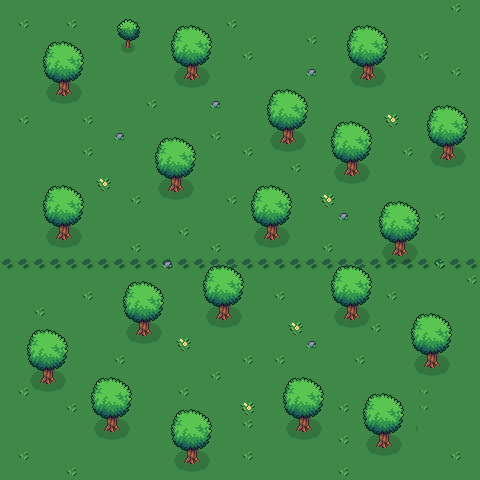

The image is a tile-based game level rendered from a .tmx file. Its description and complete source (layers, tilesets, objects, tile grids) follow:
An orthogonal 30x30 tile map with 16x16 px tiles, 2 tile layers (Tile Layer 1, Tile Layer 2), 4 tilesets.

<map version="1.10" tiledversion="1.11.2" orientation="orthogonal" renderorder="right-down" width="30" height="30" tilewidth="16" tileheight="16" infinite="0" nextlayerid="3" nextobjectid="1">
 <tileset firstgid="1" source="Cliff_Tile.tsx" />
 <tileset firstgid="19" source="Oak_Tree.tsx" />
 <tileset firstgid="39" source="Outdoor_Decor_Free.tsx" />
 <tileset firstgid="123" source="Oak_Tree_Small.tsx" />
 <layer id="1" name="Tile Layer 1" width="30" height="30">
  <data encoding="csv">
5,5,5,5,5,5,5,5,5,5,5,5,5,5,5,5,5,5,5,5,5,5,5,5,5,5,5,5,5,5,
5,5,5,5,5,5,5,5,5,5,5,5,5,5,5,5,5,5,5,5,5,5,5,5,5,5,5,5,5,5,
5,5,5,5,5,5,5,5,5,5,5,5,5,5,5,5,5,5,5,5,5,5,5,5,5,5,5,5,5,5,
5,5,5,5,5,5,5,5,5,5,5,5,5,5,5,5,5,5,5,5,5,5,5,5,5,5,5,5,5,5,
5,5,5,5,5,5,5,5,5,5,5,5,5,5,5,5,5,5,5,5,5,5,5,5,5,5,5,5,5,5,
5,5,5,5,5,5,5,5,5,5,5,5,5,5,5,5,5,5,5,5,5,5,5,5,5,5,5,5,5,5,
5,5,5,5,5,5,5,5,5,5,5,5,5,5,5,5,5,5,5,5,5,5,5,5,5,5,5,5,5,5,
5,5,5,5,5,5,5,5,5,5,5,5,5,5,5,5,5,5,5,5,5,5,5,5,5,5,5,5,5,5,
5,5,5,5,5,5,5,5,5,5,5,5,5,5,5,5,5,5,5,5,5,5,5,5,5,5,5,5,5,5,
5,5,5,5,5,5,5,5,5,5,5,5,5,5,5,5,5,5,5,5,5,5,5,5,5,5,5,5,5,5,
5,5,5,5,5,5,5,5,5,5,5,5,5,5,5,5,5,5,5,5,5,5,5,5,5,5,5,5,5,5,
5,5,5,5,5,5,5,5,5,5,5,5,5,5,5,5,5,5,5,5,5,5,5,5,5,5,5,5,5,5,
5,5,5,5,5,5,5,5,5,5,5,5,5,5,5,5,5,5,5,5,5,5,5,5,5,5,5,5,5,5,
5,5,5,5,5,5,5,5,5,5,5,5,5,5,5,5,5,5,5,5,5,5,5,5,5,5,5,5,5,5,
5,5,5,5,5,5,5,5,5,5,5,5,5,5,5,5,5,5,5,5,5,5,5,5,5,5,5,5,5,5,
5,5,5,5,5,5,5,5,5,5,5,5,5,5,5,5,5,5,5,5,5,5,5,5,5,5,5,5,5,5,
5,5,5,5,5,18,18,18,18,18,18,18,18,18,18,18,18,18,18,18,18,18,18,18,18,18,18,18,18,18,
5,5,5,5,5,5,5,5,5,5,5,5,5,5,5,5,5,5,5,5,5,5,5,5,5,5,5,5,5,5,
5,5,5,5,5,5,5,5,5,5,5,5,5,5,5,5,5,5,5,5,5,5,5,5,5,5,5,5,5,5,
5,5,5,5,5,5,5,5,5,5,5,5,5,5,5,5,5,5,5,5,5,5,5,5,5,5,5,5,5,5,
5,5,5,5,5,5,5,5,5,5,5,5,5,5,5,5,5,5,5,5,5,5,5,5,5,5,5,5,5,5,
5,5,5,5,5,5,5,5,5,5,5,5,5,5,5,5,5,5,5,5,5,5,5,5,5,5,5,5,5,5,
5,5,5,5,5,5,5,5,5,5,5,5,5,5,5,5,5,5,5,5,5,5,5,5,5,5,5,5,5,5,
5,5,5,5,5,5,5,5,5,5,5,5,5,5,5,5,5,5,5,5,5,5,5,5,5,5,5,5,5,5,
5,5,5,5,5,5,5,5,5,5,5,5,5,5,5,5,5,5,5,5,5,5,5,5,5,5,5,5,5,5,
5,5,5,5,5,5,5,5,5,5,5,5,5,5,5,5,5,5,5,5,5,5,5,5,5,5,5,5,5,5,
5,5,5,5,5,5,5,5,5,5,5,5,5,5,5,5,5,5,5,5,5,5,5,5,5,5,5,5,5,5,
5,5,5,5,5,5,5,5,5,5,5,5,5,5,5,5,5,5,5,5,5,5,5,5,5,5,5,5,5,5,
5,5,5,5,5,5,5,5,5,5,5,5,5,5,5,5,5,5,5,5,5,5,5,5,5,5,5,5,5,5,
5,5,5,5,5,5,5,5,5,5,5,5,5,5,5,5,5,5,5,5,5,5,5,5,5,5,5,5,5,5
</data>
 </layer>
 <layer id="2" name="Tile Layer 2" width="30" height="30">
  <data encoding="csv">
0,0,0,0,0,0,0,0,0,0,0,0,0,0,0,0,0,0,0,0,0,0,0,0,0,0,0,0,41,0,
0,41,0,0,41,0,0,125,126,0,19,20,21,22,41,0,0,0,0,0,0,19,20,21,22,0,0,0,0,0,
0,0,19,20,21,22,0,131,132,0,23,24,25,26,0,0,0,0,0,41,0,23,24,25,26,0,0,0,0,0,
0,0,23,24,25,26,0,137,138,0,27,28,29,30,0,41,0,0,0,0,0,27,28,29,30,0,41,0,0,0,
0,0,27,28,29,30,0,0,0,0,31,32,33,34,0,0,0,0,0,54,0,31,32,33,34,0,0,0,41,0,
0,0,31,32,33,34,0,0,0,0,35,36,37,38,0,0,19,20,21,22,0,35,36,37,38,0,0,0,0,0,
0,0,35,36,37,38,0,0,0,41,0,0,0,54,0,0,23,24,25,26,0,0,0,0,0,0,19,20,21,22,
0,41,0,0,0,41,0,0,0,0,0,0,0,0,0,0,27,28,29,30,19,20,21,22,46,0,23,24,25,26,
0,0,0,0,0,0,0,54,0,19,20,21,22,41,0,0,31,32,33,34,23,24,25,26,0,0,27,28,29,30,
0,0,0,0,0,41,0,0,0,23,24,25,26,0,0,41,35,36,37,38,27,28,29,30,0,41,31,32,33,34,
0,0,0,0,0,0,0,0,0,27,28,29,30,0,0,0,0,0,41,0,31,32,33,34,0,0,35,36,37,38,
0,0,19,20,21,22,46,0,0,31,32,33,34,0,0,19,20,21,22,0,35,36,37,38,0,0,0,0,0,0,
0,0,23,24,25,26,0,0,41,35,36,37,38,0,41,23,24,25,26,0,46,0,0,19,20,21,22,0,0,0,
0,0,27,28,29,30,0,0,0,0,0,0,0,0,0,27,28,29,30,0,0,54,0,23,24,25,26,41,0,0,
0,0,31,32,33,34,0,0,0,0,0,41,0,0,0,31,32,33,34,0,0,0,0,27,28,29,30,0,0,0,
0,0,35,36,37,38,0,0,41,0,0,0,0,41,0,35,36,37,38,0,41,0,0,31,32,33,34,0,0,0,
18,18,18,18,18,0,0,0,0,0,54,0,19,20,21,22,0,0,0,0,19,20,21,35,36,37,38,41,0,0,
0,0,0,0,0,0,0,19,20,21,22,0,23,24,25,26,0,0,0,0,23,24,25,26,0,0,0,0,0,41,
0,0,0,0,0,41,0,23,24,25,26,0,27,28,29,30,0,41,0,0,27,28,29,30,41,0,0,0,0,0,
0,0,41,0,0,0,0,27,28,29,30,0,31,32,33,34,0,0,0,0,31,32,33,34,0,19,20,21,22,0,
0,19,20,21,22,0,0,31,32,33,34,0,35,36,37,38,0,0,46,0,35,36,37,41,0,23,24,25,26,0,
0,23,24,25,26,0,0,35,36,37,38,46,0,0,0,0,0,0,0,54,0,0,0,0,0,27,28,29,30,0,
0,27,28,29,30,0,0,41,0,0,5,5,5,0,0,41,0,41,0,0,0,0,41,0,0,31,32,33,34,0,
0,31,32,33,34,19,20,21,22,0,5,5,5,41,0,0,0,19,20,21,22,0,0,19,5,35,36,37,38,0,
0,41,36,37,38,23,24,25,26,0,0,41,0,0,0,0,0,23,24,25,26,0,19,20,21,22,40,0,0,0,
0,0,0,0,41,27,28,29,30,0,19,20,21,22,0,46,0,27,28,29,30,41,23,24,25,26,40,0,0,0,
0,0,0,0,0,31,32,33,34,0,23,24,25,26,0,41,0,31,32,33,34,0,27,28,29,30,34,0,0,0,
0,0,0,0,0,35,36,37,38,0,27,28,29,30,0,0,0,35,36,37,38,41,31,32,33,34,38,0,0,0,
0,41,0,0,0,0,0,0,0,0,31,32,33,34,0,41,0,0,0,0,0,0,35,36,37,38,0,0,41,0,
0,0,0,0,41,0,0,0,0,0,35,36,37,38,0,0,0,0,0,0,0,41,0,0,0,0,0,0,0,0
</data>
 </layer>
</map>
